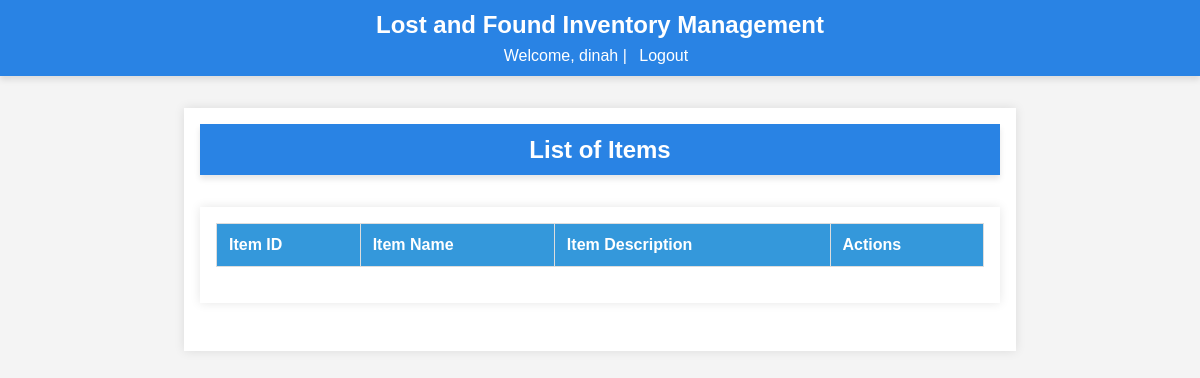
The page /admin/list_items (signed in) on the database as committed earlier.
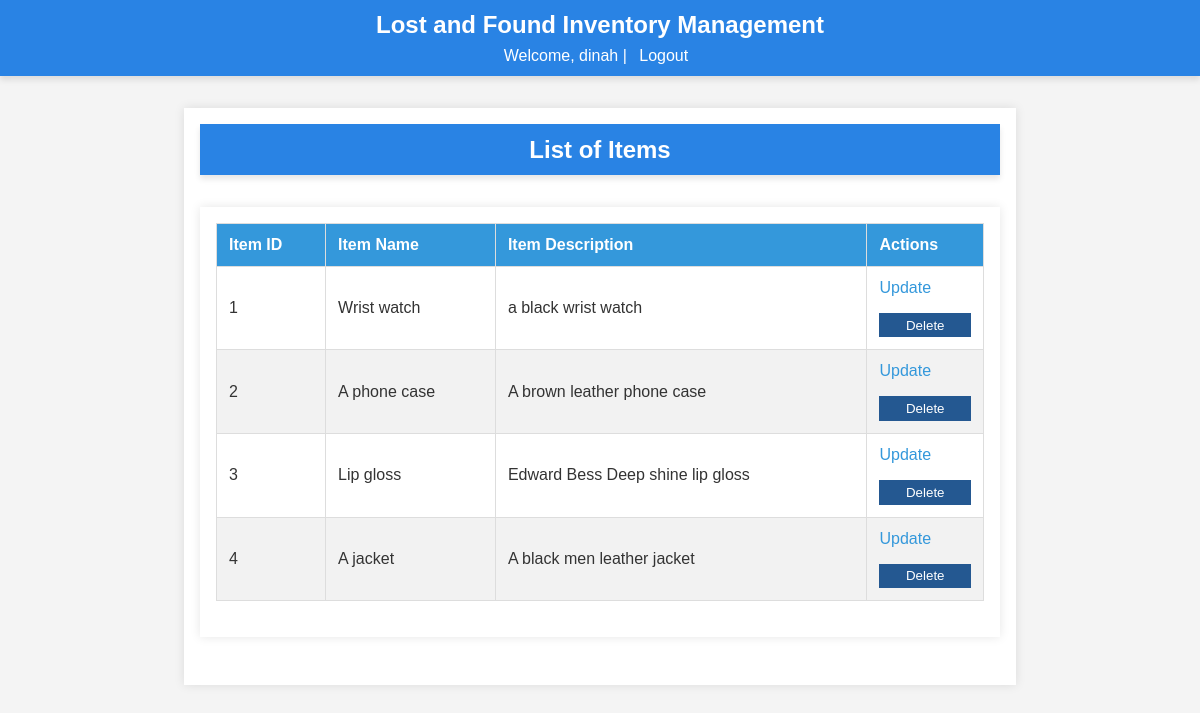
The same page on the database as committed later.
### app/models/user.py (models this page shows, shortened)
class User(db.Model, UserMixin):
    id = db.Column(db.Integer, primary_key=True)
    username = db.Column(db.String(150), unique=True, nullable=False)
    email = db.Column(db.String(150), unique=True, nullable=False)
    password_hash = db.Column(db.String(150), nullable=False)
    role = db.Column(db.String(50), nullable=False, default='user')  # 'user' or 'admin'
    lost_reports = db.relationship('LostReport', back_populates='user', lazy=True)
    found_reports = db.relationship('FoundReport', back_populates='user', lazy=True)
    claims = db.relationship('Claim', back_populates='claim_user', lazy=True)
    rewards_received = db.relationship('Reward', foreign_keys='Reward.receiver_id', back_populates='receiver', lazy=True)
    rewards_paid = db.relationship('Reward', foreign_keys='Reward.payer_id', back_populates='payer', lazy=True)
    reset_tokens = db.relationship('PasswordResetToken', back_populates='user', lazy=True)
    comments = db.relationship('Comment', back_populates='user')
    @property
    def password(self):
        raise AttributeError('password is not a readable attribute')

### app/models/item.py (models this page shows)
class Item(db.Model):
    id = db.Column(db.Integer, primary_key=True)
    name = db.Column(db.String(150), nullable=False, unique=True)
    description = db.Column(db.Text, nullable=True)
    image_url = db.Column(db.String(250), nullable=True)
    lost_reports = db.relationship('LostReport', back_populates='item', lazy=True)
    found_reports = db.relationship('FoundReport', back_populates='item', lazy=True)
    comments = db.relationship('Comment', back_populates='item')

### app/routes/admin.py (the view)
@bp.route('/list_items', methods=['GET'])
@login_required
@admin_required
def list_items():
    try:
        items = Item.query.all()
        return render_template('list_items.html', items=items)
    except Exception as e:
        flash(f'Error: {str(e)}', 'error')
        return redirect(url_for('admin.dashboard'))

### app/__init__.py (called while the page is built)
def create_app():
    app = Flask(__name__)
    load_dotenv()
    app.config['SECRET_KEY'] = os.environ.get('FLASK_SECRET_KEY', secrets.token_hex(16))
    app.config.from_object('config.Config')
    app.config.from_pyfile('config.py', silent=True)
    register_extensions(app)
    register_blueprints(app)
    configure_cors(app)
    @app.before_request
    def method_override():
        if request.method == 'POST':
            method = request.form.get('_method')
            if method:
                method = method.upper()
                if method in ['PUT', 'DELETE']:
                    request.environ['REQUEST_METHOD'] = method
    return app

def register_extensions(app):
    db.init_app(app)
    migrate.init_app(app, db)
    bcrypt.init_app(app)
    login_manager.init_app(app)
    mail.init_app(app)
    @login_manager.user_loader
    def load_user(user_id):
        return user.User.query.get(int(user_id))

### app/templates/list_items.html (shortened to what this page needs)
{% extends "base.html" %}
{% block content %}
<header>
    <h1>List of Items</h1>
</header>
<main>
    <table>
        <thead>
            <tr>
                <th>Item ID</th>
                <th>Item Name</th>
                <th>Item Description</th>
                <th>Actions</th>
            </tr>
        </thead>
        <tbody>
            {% for item in items %}
            <tr>
                <td>{{ item.id }}</td>
                <td>{{ item.name }}</td>
                <td>{{ item.description }}</td>
                <td>
                    <a href="{{ url_for('admin.update_item', item_id=item.id) }}">Update</a>
                    <form action="{{ url_for('admin.delete_item', item_id=item.id) }}" method="post">
                        <button type="submit">Delete</button>
                    </form>
                </td>
            </tr>
            {% endfor %}
        </tbody>
    </table>
</main>
{% endblock %}

### app/templates/base.html (shortened to what this page needs)
<!DOCTYPE html>
<html lang="en">
<head>
    <link rel="stylesheet" href="{{ url_for('static', filename='styles.css') }}">
</head>
<body>
    <header>
        <h2>Lost and Found Inventory Management</h2>
        {% if current_user.is_authenticated %}
            <p>Welcome, {{ current_user.username }} | <a href="{{ url_for('auth.logout') }}">Logout</a></p>
        {% else %}
            <p>
                <a href="{{ url_for('auth.login') }}">Login</a> |
                <a href="{{ url_for('auth.register') }}">Sign Up</a>
            </p>
        {% endif %}
    </header>
    <main>
        {% block content %}{% endblock %}
    </main>
</body>
</html>

### app/static/styles.css (style rules this page uses)
body { font-family: 'Roboto', sans-serif; margin: 0; padding: 0; background-color: #f9f9f9; color: #333; }
header { background-color: #2c3e50; color: #ecf0f1; padding: 20px 0; box-shadow: 0 4px 6px rgba(0, 0, 0, 0.1); }
header h1 { margin: 0; text-align: center; font-size: 1.5rem; }
main { padding: 40px; max-width: 1200px; margin: 0 auto; }
table { width: 100%; border-collapse: collapse; margin-bottom: 20px; }
table th, table td { padding: 12px; border: 1px solid #ddd; text-align: left; }
table th { background-color: #3498db; color: #fff; }
table tr:nth-child(even) { background-color: #f2f2f2; }
table td a { color: #3498db; text-decoration: none; }

### app/templates/base.html (style rules this page uses)
body { font-family: Arial, sans-serif; background-color: #f4f4f4; margin: 0; padding: 0; }
header { background-color: #2983e4; color: white; padding: 0.7rem; text-align: center; }
header h2 { margin: 0; }
header p { margin: 0.5rem 0 0; }
header a { color: white; text-decoration: none; margin: 0 0.5rem; }
main { max-width: 800px; margin: 2rem auto; padding: 1rem; background-color: white; box-shadow: 0 0 10px rgba(0, 0, 0, 0.1); }
form { display: flex; flex-direction: column; }
form button { margin-top: 1rem; padding: 0.3rem; background-color: #245891; color: white; border: none; cursor: pointer; }

Rows that differ between the two databases and show on the page:
added Item: id "1", name "Wrist watch", description "a black wrist watch"
added Item: id "2", name "A phone case", description "A brown leather phone case"
added Item: id "3", name "Lip gloss", description "Edward Bess Deep shine lip gloss"
added Item: id "4", name "A jacket", description "A black men leather jacket"
